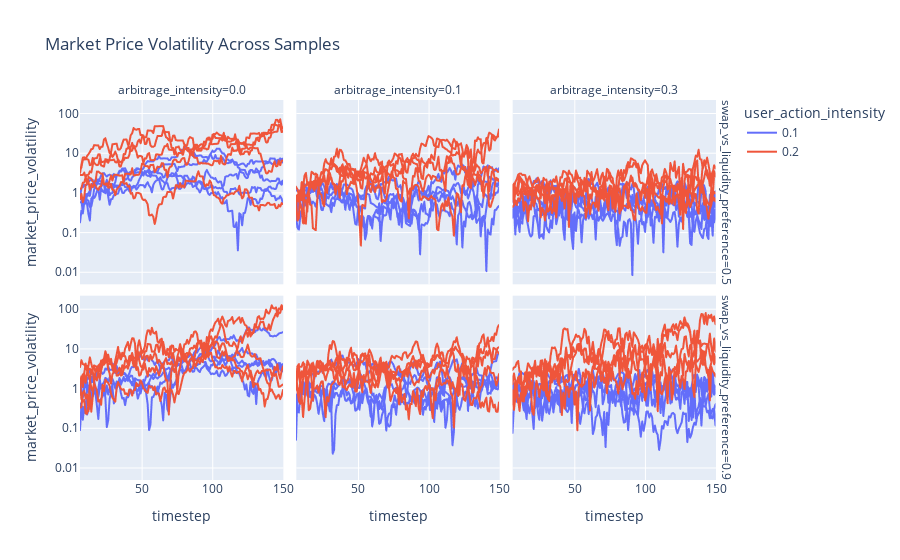

Here is the notebook cell this chart was saved with:
### Code cell
fig_df = results.query('timestep > 5')
fig = px.line(fig_df,
              x='timestep',
              y='market_price_volatility',
              line_group='run',
              facet_col='arbitrage_intensity',
              facet_row='swap_vs_liquidity_preference',
              color='user_action_intensity',
              log_y=True,
              title='Market Price Volatility Across Samples')
fig.show()

### Figure 1 — Plotly figure (JSON) as saved in the notebook; plotly's stock layout.template omitted (floating-point values rounded to 4 significant figures; data arrays with more than 128 entries replaced by an {"elided": "..."} marker saying what was removed)
{"data": [{"hovertemplate": "user_action_intensity=0.1<br>swap_vs_liquidity_preference=0.5<br>arbitrage_intensity=0.0<br>run=1<br>timestep=%{x}<br>market_price_volatility=%{y}<extra></extra>", "legendgroup": "0.1", "line": {"color": "#636efa", "dash": "solid"}, "mode": "lines", "name": "0.1", "showlegend": true, "type": "scattergl", "x": {"elided": "145 int values"}, "xaxis": "x4", "y": {"elided": "145 float values"}, "yaxis": "y4"}, {"hovertemplate": "user_action_intensity=0.1<br>swap_vs_liquidity_preference=0.5<br>arbitrage_intensity=0.0<br>run=2<br>timestep=%{x}<br>market_price_volatility=%{y}<extra></extra>", "legendgroup": "0.1", "line": {"color": "#636efa", "dash": "solid"}, "mode": "lines", "name": "0.1", "showlegend": false, "type": "scattergl", "x": {"elided": "145 int values"}, "xaxis": "x4", "y": {"elided": "145 float values"}, "yaxis": "y4"}, {"hovertemplate": "user_action_intensity=0.1<br>swap_vs_liquidity_preference=0.5<br>arbitrage_intensity=0.0<br>run=3<br>timestep=%{x}<br>market_price_volatility=%{y}<extra></extra>", "legendgroup": "0.1", "line": {"color": "#636efa", "dash": "solid"}, "mode": "lines", "name": "0.1", "showlegend": false, "type": "scattergl", "x": {"elided": "145 int values"}, "xaxis": "x4", "y": {"elided": "145 float values"}, "yaxis": "y4"}, {"hovertemplate": "user_action_intensity=0.1<br>swap_vs_liquidity_preference=0.5<br>arbitrage_intensity=0.0<br>run=4<br>timestep=%{x}<br>market_price_volatility=%{y}<extra></extra>", "legendgroup": "0.1", "line": {"color": "#636efa", "dash": "solid"}, "mode": "lines", "name": "0.1", "showlegend": false, "type": "scattergl", "x": {"elided": "145 int values"}, "xaxis": "x4", "y": {"elided": "145 float values"}, "yaxis": "y4"}, {"hovertemplate": "user_action_intensity=0.1<br>swap_vs_liquidity_preference=0.5<br>arbitrage_intensity=0.0<br>run=5<br>timestep=%{x}<br>market_price_volatility=%{y}<extra></extra>", "legendgroup": "0.1", "line": {"color": "#636efa", "dash": "solid"}, "mode": "lines", "name": "0.1", "showlegend": false, "type": "scattergl", "x": {"elided": "145 int values"}, "xaxis": "x4", "y": {"elided": "145 float values"}, "yaxis": "y4"}, {"hovertemplate": "user_action_intensity=0.1<br>swap_vs_liquidity_preference=0.5<br>arbitrage_intensity=0.1<br>run=1<br>timestep=%{x}<br>market_price_volatility=%{y}<extra></extra>", "legendgroup": "0.1", "line": {"color": "#636efa", "dash": "solid"}, "mode": "lines", "name": "0.1", "showlegend": false, "type": "scattergl", "x": {"elided": "145 int values"}, "xaxis": "x5", "y": {"elided": "145 float values"}, "yaxis": "y5"}, {"hovertemplate": "user_action_intensity=0.1<br>swap_vs_liquidity_preference=0.5<br>arbitrage_intensity=0.1<br>run=2<br>timestep=%{x}<br>market_price_volatility=%{y}<extra></extra>", "legendgroup": "0.1", "line": {"color": "#636efa", "dash": "solid"}, "mode": "lines", "name": "0.1", "showlegend": false, "type": "scattergl", "x": {"elided": "145 int values"}, "xaxis": "x5", "y": {"elided": "145 float values"}, "yaxis": "y5"}, {"hovertemplate": "user_action_intensity=0.1<br>swap_vs_liquidity_preference=0.5<br>arbitrage_intensity=0.1<br>run=3<br>timestep=%{x}<br>market_price_volatility=%{y}<extra></extra>", "legendgroup": "0.1", "line": {"color": "#636efa", "dash": "solid"}, "mode": "lines", "name": "0.1", "showlegend": false, "type": "scattergl", "x": {"elided": "145 int values"}, "xaxis": "x5", "y": {"elided": "145 float values"}, "yaxis": "y5"}, {"hovertemplate": "user_action_intensity=0.1<br>swap_vs_liquidity_preference=0.5<br>arbitrage_intensity=0.1<br>run=4<br>timestep=%{x}<br>market_price_volatility=%{y}<extra></extra>", "legendgroup": "0.1", "line": {"color": "#636efa", "dash": "solid"}, "mode": "lines", "name": "0.1", "showlegend": false, "type": "scattergl", "x": {"elided": "145 int values"}, "xaxis": "x5", "y": {"elided": "145 float values"}, "yaxis": "y5"}, {"hovertemplate": "user_action_intensity=0.1<br>swap_vs_liquidity_preference=0.5<br>arbitrage_intensity=0.1<br>run=5<br>timestep=%{x}<br>market_price_volatility=%{y}<extra></extra>", "legendgroup": "0.1", "line": {"color": "#636efa", "dash": "solid"}, "mode": "lines", "name": "0.1", "showlegend": false, "type": "scattergl", "x": {"elided": "145 int values"}, "xaxis": "x5", "y": {"elided": "145 float values"}, "yaxis": "y5"}, {"hovertemplate": "user_action_intensity=0.1<br>swap_vs_liquidity_preference=0.5<br>arbitrage_intensity=0.3<br>run=1<br>timestep=%{x}<br>market_price_volatility=%{y}<extra></extra>", "legendgroup": "0.1", "line": {"color": "#636efa", "dash": "solid"}, "mode": "lines", "name": "0.1", "showlegend": false, "type": "scattergl", "x": {"elided": "145 int values"}, "xaxis": "x6", "y": {"elided": "145 float values"}, "yaxis": "y6"}, {"hovertemplate": "user_action_intensity=0.1<br>swap_vs_liquidity_preference=0.5<br>arbitrage_intensity=0.3<br>run=2<br>timestep=%{x}<br>market_price_volatility=%{y}<extra></extra>", "legendgroup": "0.1", "line": {"color": "#636efa", "dash": "solid"}, "mode": "lines", "name": "0.1", "showlegend": false, "type": "scattergl", "x": {"elided": "145 int values"}, "xaxis": "x6", "y": {"elided": "145 float values"}, "yaxis": "y6"}, {"hovertemplate": "user_action_intensity=0.1<br>swap_vs_liquidity_preference=0.5<br>arbitrage_intensity=0.3<br>run=3<br>timestep=%{x}<br>market_price_volatility=%{y}<extra></extra>", "legendgroup": "0.1", "line": {"color": "#636efa", "dash": "solid"}, "mode": "lines", "name": "0.1", "showlegend": false, "type": "scattergl", "x": {"elided": "145 int values"}, "xaxis": "x6", "y": {"elided": "145 float values"}, "yaxis": "y6"}, {"hovertemplate": "user_action_intensity=0.1<br>swap_vs_liquidity_preference=0.5<br>arbitrage_intensity=0.3<br>run=4<br>timestep=%{x}<br>market_price_volatility=%{y}<extra></extra>", "legendgroup": "0.1", "line": {"color": "#636efa", "dash": "solid"}, "mode": "lines", "name": "0.1", "showlegend": false, "type": "scattergl", "x": {"elided": "145 int values"}, "xaxis": "x6", "y": {"elided": "145 float values"}, "yaxis": "y6"}, {"hovertemplate": "user_action_intensity=0.1<br>swap_vs_liquidity_preference=0.5<br>arbitrage_intensity=0.3<br>run=5<br>timestep=%{x}<br>market_price_volatility=%{y}<extra></extra>", "legendgroup": "0.1", "line": {"color": "#636efa", "dash": "solid"}, "mode": "lines", "name": "0.1", "showlegend": false, "type": "scattergl", "x": {"elided": "145 int values"}, "xaxis": "x6", "y": {"elided": "145 float values"}, "yaxis": "y6"}, {"hovertemplate": "user_action_intensity=0.1<br>swap_vs_liquidity_preference=0.9<br>arbitrage_intensity=0.0<br>run=1<br>timestep=%{x}<br>market_price_volatility=%{y}<extra></extra>", "legendgroup": "0.1", "line": {"color": "#636efa", "dash": "solid"}, "mode": "lines", "name": "0.1", "showlegend": false, "type": "scattergl", "x": {"elided": "145 int values"}, "xaxis": "x", "y": {"elided": "145 float values"}, "yaxis": "y"}, {"hovertemplate": "user_action_intensity=0.1<br>swap_vs_liquidity_preference=0.9<br>arbitrage_intensity=0.0<br>run=2<br>timestep=%{x}<br>market_price_volatility=%{y}<extra></extra>", "legendgroup": "0.1", "line": {"color": "#636efa", "dash": "solid"}, "mode": "lines", "name": "0.1", "showlegend": false, "type": "scattergl", "x": {"elided": "145 int values"}, "xaxis": "x", "y": {"elided": "145 float values"}, "yaxis": "y"}, {"hovertemplate": "user_action_intensity=0.1<br>swap_vs_liquidity_preference=0.9<br>arbitrage_intensity=0.0<br>run=3<br>timestep=%{x}<br>market_price_volatility=%{y}<extra></extra>", "legendgroup": "0.1", "line": {"color": "#636efa", "dash": "solid"}, "mode": "lines", "name": "0.1", "showlegend": false, "type": "scattergl", "x": {"elided": "145 int values"}, "xaxis": "x", "y": {"elided": "145 float values"}, "yaxis": "y"}, {"hovertemplate": "user_action_intensity=0.1<br>swap_vs_liquidity_preference=0.9<br>arbitrage_intensity=0.0<br>run=4<br>timestep=%{x}<br>market_price_volatility=%{y}<extra></extra>", "legendgroup": "0.1", "line": {"color": "#636efa", "dash": "solid"}, "mode": "lines", "name": "0.1", "showlegend": false, "type": "scattergl", "x": {"elided": "145 int values"}, "xaxis": "x", "y": {"elided": "145 float values"}, "yaxis": "y"}, {"hovertemplate": "user_action_intensity=0.1<br>swap_vs_liquidity_preference=0.9<br>arbitrage_intensity=0.0<br>run=5<br>timestep=%{x}<br>market_price_volatility=%{y}<extra></extra>", "legendgroup": "0.1", "line": {"color": "#636efa", "dash": "solid"}, "mode": "lines", "name": "0.1", "showlegend": false, "type": "scattergl", "x": {"elided": "145 int values"}, "xaxis": "x", "y": {"elided": "145 float values"}, "yaxis": "y"}, {"hovertemplate": "user_action_intensity=0.1<br>swap_vs_liquidity_preference=0.9<br>arbitrage_intensity=0.1<br>run=1<br>timestep=%{x}<br>market_price_volatility=%{y}<extra></extra>", "legendgroup": "0.1", "line": {"color": "#636efa", "dash": "solid"}, "mode": "lines", "name": "0.1", "showlegend": false, "type": "scattergl", "x": {"elided": "145 int values"}, "xaxis": "x2", "y": {"elided": "145 float values"}, "yaxis": "y2"}, {"hovertemplate": "user_action_intensity=0.1<br>swap_vs_liquidity_preference=0.9<br>arbitrage_intensity=0.1<br>run=2<br>timestep=%{x}<br>market_price_volatility=%{y}<extra></extra>", "legendgroup": "0.1", "line": {"color": "#636efa", "dash": "solid"}, "mode": "lines", "name": "0.1", "showlegend": false, "type": "scattergl", "x": {"elided": "145 int values"}, "xaxis": "x2", "y": {"elided": "145 float values"}, "yaxis": "y2"}, {"hovertemplate": "user_action_intensity=0.1<br>swap_vs_liquidity_preference=0.9<br>arbitrage_intensity=0.1<br>run=3<br>timestep=%{x}<br>market_price_volatility=%{y}<extra></extra>", "legendgroup": "0.1", "line": {"color": "#636efa", "dash": "solid"}, "mode": "lines", "name": "0.1", "showlegend": false, "type": "scattergl", "x": {"elided": "145 int values"}, "xaxis": "x2", "y": {"elided": "145 float values"}, "yaxis": "y2"}, {"hovertemplate": "user_action_intensity=0.1<br>swap_vs_liquidity_preference=0.9<br>arbitrage_intensity=0.1<br>run=4<br>timestep=%{x}<br>market_price_volatility=%{y}<extra></extra>", "legendgroup": "0.1", "line": {"color": "#636efa", "dash": "solid"}, "mode": "lines", "name": "0.1", "showlegend": false, "type": "scattergl", "x": {"elided": "145 int values"}, "xaxis": "x2", "y": {"elided": "145 float values"}, "yaxis": "y2"}, {"hovertemplate": "user_action_intensity=0.1<br>swap_vs_liquidity_preference=0.9<br>arbitrage_intensity=0.1<br>run=5<br>timestep=%{x}<br>market_price_volatility=%{y}<extra></extra>", "legendgroup": "0.1", "line": {"color": "#636efa", "dash": "solid"}, "mode": "lines", "name": "0.1", "showlegend": false, "type": "scattergl", "x": {"elided": "145 int values"}, "xaxis": "x2", "y": {"elided": "145 float values"}, "yaxis": "y2"}, {"hovertemplate": "user_action_intensity=0.1<br>swap_vs_liquidity_preference=0.9<br>arbitrage_intensity=0.3<br>run=1<br>timestep=%{x}<br>market_price_volatility=%{y}<extra></extra>", "legendgroup": "0.1", "line": {"color": "#636efa", "dash": "solid"}, "mode": "lines", "name": "0.1", "showlegend": false, "type": "scattergl", "x": {"elided": "145 int values"}, "xaxis": "x3", "y": {"elided": "145 float values"}, "yaxis": "y3"}, {"hovertemplate": "user_action_intensity=0.1<br>swap_vs_liquidity_preference=0.9<br>arbitrage_intensity=0.3<br>run=2<br>timestep=%{x}<br>market_price_volatility=%{y}<extra></extra>", "legendgroup": "0.1", "line": {"color": "#636efa", "dash": "solid"}, "mode": "lines", "name": "0.1", "showlegend": false, "type": "scattergl", "x": {"elided": "145 int values"}, "xaxis": "x3", "y": {"elided": "145 float values"}, "yaxis": "y3"}, {"hovertemplate": "user_action_intensity=0.1<br>swap_vs_liquidity_preference=0.9<br>arbitrage_intensity=0.3<br>run=3<br>timestep=%{x}<br>market_price_volatility=%{y}<extra></extra>", "legendgroup": "0.1", "line": {"color": "#636efa", "dash": "solid"}, "mode": "lines", "name": "0.1", "showlegend": false, "type": "scattergl", "x": {"elided": "145 int values"}, "xaxis": "x3", "y": {"elided": "145 float values"}, "yaxis": "y3"}, {"hovertemplate": "user_action_intensity=0.1<br>swap_vs_liquidity_preference=0.9<br>arbitrage_intensity=0.3<br>run=4<br>timestep=%{x}<br>market_price_volatility=%{y}<extra></extra>", "legendgroup": "0.1", "line": {"color": "#636efa", "dash": "solid"}, "mode": "lines", "name": "0.1", "showlegend": false, "type": "scattergl", "x": {"elided": "145 int values"}, "xaxis": "x3", "y": {"elided": "145 float values"}, "yaxis": "y3"}, {"hovertemplate": "user_action_intensity=0.1<br>swap_vs_liquidity_preference=0.9<br>arbitrage_intensity=0.3<br>run=5<br>timestep=%{x}<br>market_price_volatility=%{y}<extra></extra>", "legendgroup": "0.1", "line": {"color": "#636efa", "dash": "solid"}, "mode": "lines", "name": "0.1", "showlegend": false, "type": "scattergl", "x": {"elided": "145 int values"}, "xaxis": "x3", "y": {"elided": "145 float values"}, "yaxis": "y3"}, {"hovertemplate": "user_action_intensity=0.2<br>swap_vs_liquidity_preference=0.5<br>arbitrage_intensity=0.0<br>run=1<br>timestep=%{x}<br>market_price_volatility=%{y}<extra></extra>", "legendgroup": "0.2", "line": {"color": "#EF553B", "dash": "solid"}, "mode": "lines", "name": "0.2", "showlegend": true, "type": "scattergl", "x": {"elided": "145 int values"}, "xaxis": "x4", "y": {"elided": "145 float values"}, "yaxis": "y4"}, {"hovertemplate": "user_action_intensity=0.2<br>swap_vs_liquidity_preference=0.5<br>arbitrage_intensity=0.0<br>run=2<br>timestep=%{x}<br>market_price_volatility=%{y}<extra></extra>", "legendgroup": "0.2", "line": {"color": "#EF553B", "dash": "solid"}, "mode": "lines", "name": "0.2", "showlegend": false, "type": "scattergl", "x": {"elided": "145 int values"}, "xaxis": "x4", "y": {"elided": "145 float values"}, "yaxis": "y4"}, {"hovertemplate": "user_action_intensity=0.2<br>swap_vs_liquidity_preference=0.5<br>arbitrage_intensity=0.0<br>run=3<br>timestep=%{x}<br>market_price_volatility=%{y}<extra></extra>", "legendgroup": "0.2", "line": {"color": "#EF553B", "dash": "solid"}, "mode": "lines", "name": "0.2", "showlegend": false, "type": "scattergl", "x": {"elided": "145 int values"}, "xaxis": "x4", "y": {"elided": "145 float values"}, "yaxis": "y4"}, {"hovertemplate": "user_action_intensity=0.2<br>swap_vs_liquidity_preference=0.5<br>arbitrage_intensity=0.0<br>run=4<br>timestep=%{x}<br>market_price_volatility=%{y}<extra></extra>", "legendgroup": "0.2", "line": {"color": "#EF553B", "dash": "solid"}, "mode": "lines", "name": "0.2", "showlegend": false, "type": "scattergl", "x": {"elided": "145 int values"}, "xaxis": "x4", "y": {"elided": "145 float values"}, "yaxis": "y4"}, {"hovertemplate": "user_action_intensity=0.2<br>swap_vs_liquidity_preference=0.5<br>arbitrage_intensity=0.0<br>run=5<br>timestep=%{x}<br>market_price_volatility=%{y}<extra></extra>", "legendgroup": "0.2", "line": {"color": "#EF553B", "dash": "solid"}, "mode": "lines", "name": "0.2", "showlegend": false, "type": "scattergl", "x": {"elided": "145 int values"}, "xaxis": "x4", "y": {"elided": "145 float values"}, "yaxis": "y4"}, {"hovertemplate": "user_action_intensity=0.2<br>swap_vs_liquidity_preference=0.5<br>arbitrage_intensity=0.1<br>run=1<br>timestep=%{x}<br>market_price_volatility=%{y}<extra></extra>", "legendgroup": "0.2", "line": {"color": "#EF553B", "dash": "solid"}, "mode": "lines", "name": "0.2", "showlegend": false, "type": "scattergl", "x": {"elided": "145 int values"}, "xaxis": "x5", "y": {"elided": "145 float values"}, "yaxis": "y5"}, {"hovertemplate": "user_action_intensity=0.2<br>swap_vs_liquidity_preference=0.5<br>arbitrage_intensity=0.1<br>run=2<br>timestep=%{x}<br>market_price_volatility=%{y}<extra></extra>", "legendgroup": "0.2", "line": {"color": "#EF553B", "dash": "solid"}, "mode": "lines", "name": "0.2", "showlegend": false, "type": "scattergl", "x": {"elided": "145 int values"}, "xaxis": "x5", "y": {"elided": "145 float values"}, "yaxis": "y5"}, {"hovertemplate": "user_action_intensity=0.2<br>swap_vs_liquidity_preference=0.5<br>arbitrage_intensity=0.1<br>run=3<br>timestep=%{x}<br>market_price_volatility=%{y}<extra></extra>", "legendgroup": "0.2", "line": {"color": "#EF553B", "dash": "solid"}, "mode": "lines", "name": "0.2", "showlegend": false, "type": "scattergl", "x": {"elided": "145 int values"}, "xaxis": "x5", "y": {"elided": "145 float values"}, "yaxis": "y5"}, {"hovertemplate": "user_action_intensity=0.2<br>swap_vs_liquidity_preference=0.5<br>arbitrage_intensity=0.1<br>run=4<br>timestep=%{x}<br>market_price_volatility=%{y}<extra></extra>", "legendgroup": "0.2", "line": {"color": "#EF553B", "dash": "solid"}, "mode": "lines", "name": "0.2", "showlegend": false, "type": "scattergl", "x": {"elided": "145 int values"}, "xaxis": "x5", "y": {"elided": "145 float values"}, "yaxis": "y5"}, {"hovertemplate": "user_action_intensity=0.2<br>swap_vs_liquidity_preference=0.5<br>arbitrage_intensity=0.1<br>run=5<br>timestep=%{x}<br>market_price_volatility=%{y}<extra></extra>", "legendgroup": "0.2", "line": {"color": "#EF553B", "dash": "solid"}, "mode": "lines", "name": "0.2", "showlegend": false, "type": "scattergl", "x": {"elided": "145 int values"}, "xaxis": "x5", "y": {"elided": "145 float values"}, "yaxis": "y5"}, {"hovertemplate": "user_action_intensity=0.2<br>swap_vs_liquidity_preference=0.5<br>arbitrage_intensity=0.3<br>run=1<br>timestep=%{x}<br>market_price_volatility=%{y}<extra></extra>", "legendgroup": "0.2", "line": {"color": "#EF553B", "dash": "solid"}, "mode": "lines", "name": "0.2", "showlegend": false, "type": "scattergl", "x": {"elided": "145 int values"}, "xaxis": "x6", "y": {"elided": "145 float values"}, "yaxis": "y6"}, {"hovertemplate": "user_action_intensity=0.2<br>swap_vs_liquidity_preference=0.5<br>arbitrage_intensity=0.3<br>run=2<br>timestep=%{x}<br>market_price_volatility=%{y}<extra></extra>", "legendgroup": "0.2", "line": {"color": "#EF553B", "dash": "solid"}, "mode": "lines", "name": "0.2", "showlegend": false, "type": "scattergl", "x": {"elided": "145 int values"}, "xaxis": "x6", "y": {"elided": "145 float values"}, "yaxis": "y6"}, {"hovertemplate": "user_action_intensity=0.2<br>swap_vs_liquidity_preference=0.5<br>arbitrage_intensity=0.3<br>run=3<br>timestep=%{x}<br>market_price_volatility=%{y}<extra></extra>", "legendgroup": "0.2", "line": {"color": "#EF553B", "dash": "solid"}, "mode": "lines", "name": "0.2", "showlegend": false, "type": "scattergl", "x": {"elided": "145 int values"}, "xaxis": "x6", "y": {"elided": "145 float values"}, "yaxis": "y6"}, {"hovertemplate": "user_action_intensity=0.2<br>swap_vs_liquidity_preference=0.5<br>arbitrage_intensity=0.3<br>run=4<br>timestep=%{x}<br>market_price_volatility=%{y}<extra></extra>", "legendgroup": "0.2", "line": {"color": "#EF553B", "dash": "solid"}, "mode": "lines", "name": "0.2", "showlegend": false, "type": "scattergl", "x": {"elided": "145 int values"}, "xaxis": "x6", "y": {"elided": "145 float values"}, "yaxis": "y6"}, {"hovertemplate": "user_action_intensity=0.2<br>swap_vs_liquidity_preference=0.5<br>arbitrage_intensity=0.3<br>run=5<br>timestep=%{x}<br>market_price_volatility=%{y}<extra></extra>", "legendgroup": "0.2", "line": {"color": "#EF553B", "dash": "solid"}, "mode": "lines", "name": "0.2", "showlegend": false, "type": "scattergl", "x": {"elided": "145 int values"}, "xaxis": "x6", "y": {"elided": "145 float values"}, "yaxis": "y6"}, {"hovertemplate": "user_action_intensity=0.2<br>swap_vs_liquidity_preference=0.9<br>arbitrage_intensity=0.0<br>run=1<br>timestep=%{x}<br>market_price_volatility=%{y}<extra></extra>", "legendgroup": "0.2", "line": {"color": "#EF553B", "dash": "solid"}, "mode": "lines", "name": "0.2", "showlegend": false, "type": "scattergl", "x": {"elided": "145 int values"}, "xaxis": "x", "y": {"elided": "145 float values"}, "yaxis": "y"}, {"hovertemplate": "user_action_intensity=0.2<br>swap_vs_liquidity_preference=0.9<br>arbitrage_intensity=0.0<br>run=2<br>timestep=%{x}<br>market_price_volatility=%{y}<extra></extra>", "legendgroup": "0.2", "line": {"color": "#EF553B", "dash": "solid"}, "mode": "lines", "name": "0.2", "showlegend": false, "type": "scattergl", "x": {"elided": "145 int values"}, "xaxis": "x", "y": {"elided": "145 float values"}, "yaxis": "y"}, {"hovertemplate": "user_action_intensity=0.2<br>swap_vs_liquidity_preference=0.9<br>arbitrage_intensity=0.0<br>run=3<br>timestep=%{x}<br>market_price_volatility=%{y}<extra></extra>", "legendgroup": "0.2", "line": {"color": "#EF553B", "dash": "solid"}, "mode": "lines", "name": "0.2", "showlegend": false, "type": "scattergl", "x": {"elided": "145 int values"}, "xaxis": "x", "y": {"elided": "145 float values"}, "yaxis": "y"}, {"hovertemplate": "user_action_intensity=0.2<br>swap_vs_liquidity_preference=0.9<br>arbitrage_intensity=0.0<br>run=4<br>timestep=%{x}<br>market_price_volatility=%{y}<extra></extra>", "legendgroup": "0.2", "line": {"color": "#EF553B", "dash": "solid"}, "mode": "lines", "name": "0.2", "showlegend": false, "type": "scattergl", "x": {"elided": "145 int values"}, "xaxis": "x", "y": {"elided": "145 float values"}, "yaxis": "y"}, {"hovertemplate": "user_action_intensity=0.2<br>swap_vs_liquidity_preference=0.9<br>arbitrage_intensity=0.0<br>run=5<br>timestep=%{x}<br>market_price_volatility=%{y}<extra></extra>", "legendgroup": "0.2", "line": {"color": "#EF553B", "dash": "solid"}, "mode": "lines", "name": "0.2", "showlegend": false, "type": "scattergl", "x": {"elided": "145 int values"}, "xaxis": "x", "y": {"elided": "145 float values"}, "yaxis": "y"}, {"hovertemplate": "user_action_intensity=0.2<br>swap_vs_liquidity_preference=0.9<br>arbitrage_intensity=0.1<br>run=1<br>timestep=%{x}<br>market_price_volatility=%{y}<extra></extra>", "legendgroup": "0.2", "line": {"color": "#EF553B", "dash": "solid"}, "mode": "lines", "name": "0.2", "showlegend": false, "type": "scattergl", "x": {"elided": "145 int values"}, "xaxis": "x2", "y": {"elided": "145 float values"}, "yaxis": "y2"}, {"hovertemplate": "user_action_intensity=0.2<br>swap_vs_liquidity_preference=0.9<br>arbitrage_intensity=0.1<br>run=2<br>timestep=%{x}<br>market_price_volatility=%{y}<extra></extra>", "legendgroup": "0.2", "line": {"color": "#EF553B", "dash": "solid"}, "mode": "lines", "name": "0.2", "showlegend": false, "type": "scattergl", "x": {"elided": "145 int values"}, "xaxis": "x2", "y": {"elided": "145 float values"}, "yaxis": "y2"}, {"hovertemplate": "user_action_intensity=0.2<br>swap_vs_liquidity_preference=0.9<br>arbitrage_intensity=0.1<br>run=3<br>timestep=%{x}<br>market_price_volatility=%{y}<extra></extra>", "legendgroup": "0.2", "line": {"color": "#EF553B", "dash": "solid"}, "mode": "lines", "name": "0.2", "showlegend": false, "type": "scattergl", "x": {"elided": "145 int values"}, "xaxis": "x2", "y": {"elided": "145 float values"}, "yaxis": "y2"}, {"hovertemplate": "user_action_intensity=0.2<br>swap_vs_liquidity_preference=0.9<br>arbitrage_intensity=0.1<br>run=4<br>timestep=%{x}<br>market_price_volatility=%{y}<extra></extra>", "legendgroup": "0.2", "line": {"color": "#EF553B", "dash": "solid"}, "mode": "lines", "name": "0.2", "showlegend": false, "type": "scattergl", "x": {"elided": "145 int values"}, "xaxis": "x2", "y": {"elided": "145 float values"}, "yaxis": "y2"}, {"hovertemplate": "user_action_intensity=0.2<br>swap_vs_liquidity_preference=0.9<br>arbitrage_intensity=0.1<br>run=5<br>timestep=%{x}<br>market_price_volatility=%{y}<extra></extra>", "legendgroup": "0.2", "line": {"color": "#EF553B", "dash": "solid"}, "mode": "lines", "name": "0.2", "showlegend": false, "type": "scattergl", "x": {"elided": "145 int values"}, "xaxis": "x2", "y": {"elided": "145 float values"}, "yaxis": "y2"}, {"hovertemplate": "user_action_intensity=0.2<br>swap_vs_liquidity_preference=0.9<br>arbitrage_intensity=0.3<br>run=1<br>timestep=%{x}<br>market_price_volatility=%{y}<extra></extra>", "legendgroup": "0.2", "line": {"color": "#EF553B", "dash": "solid"}, "mode": "lines", "name": "0.2", "showlegend": false, "type": "scattergl", "x": {"elided": "145 int values"}, "xaxis": "x3", "y": {"elided": "145 float values"}, "yaxis": "y3"}, {"hovertemplate": "user_action_intensity=0.2<br>swap_vs_liquidity_preference=0.9<br>arbitrage_intensity=0.3<br>run=2<br>timestep=%{x}<br>market_price_volatility=%{y}<extra></extra>", "legendgroup": "0.2", "line": {"color": "#EF553B", "dash": "solid"}, "mode": "lines", "name": "0.2", "showlegend": false, "type": "scattergl", "x": {"elided": "145 int values"}, "xaxis": "x3", "y": {"elided": "145 float values"}, "yaxis": "y3"}, {"hovertemplate": "user_action_intensity=0.2<br>swap_vs_liquidity_preference=0.9<br>arbitrage_intensity=0.3<br>run=3<br>timestep=%{x}<br>market_price_volatility=%{y}<extra></extra>", "legendgroup": "0.2", "line": {"color": "#EF553B", "dash": "solid"}, "mode": "lines", "name": "0.2", "showlegend": false, "type": "scattergl", "x": {"elided": "145 int values"}, "xaxis": "x3", "y": {"elided": "145 float values"}, "yaxis": "y3"}, {"hovertemplate": "user_action_intensity=0.2<br>swap_vs_liquidity_preference=0.9<br>arbitrage_intensity=0.3<br>run=4<br>timestep=%{x}<br>market_price_volatility=%{y}<extra></extra>", "legendgroup": "0.2", "line": {"color": "#EF553B", "dash": "solid"}, "mode": "lines", "name": "0.2", "showlegend": false, "type": "scattergl", "x": {"elided": "145 int values"}, "xaxis": "x3", "y": {"elided": "145 float values"}, "yaxis": "y3"}, {"hovertemplate": "user_action_intensity=0.2<br>swap_vs_liquidity_preference=0.9<br>arbitrage_intensity=0.3<br>run=5<br>timestep=%{x}<br>market_price_volatility=%{y}<extra></extra>", "legendgroup": "0.2", "line": {"color": "#EF553B", "dash": "solid"}, "mode": "lines", "name": "0.2", "showlegend": false, "type": "scattergl", "x": {"elided": "145 int values"}, "xaxis": "x3", "y": {"elided": "145 float values"}, "yaxis": "y3"}], "layout": {"annotations": [{"font": {}, "showarrow": false, "text": "arbitrage_intensity=0.0", "x": 0.1567, "xanchor": "center", "xref": "paper", "y": 1, "yanchor": "bottom", "yref": "paper"}, {"font": {}, "showarrow": false, "text": "arbitrage_intensity=0.1", "x": 0.49, "xanchor": "center", "xref": "paper", "y": 1, "yanchor": "bottom", "yref": "paper"}, {"font": {}, "showarrow": false, "text": "arbitrage_intensity=0.3", "x": 0.8233, "xanchor": "center", "xref": "paper", "y": 1, "yanchor": "bottom", "yref": "paper"}, {"font": {}, "showarrow": false, "text": "swap_vs_liquidity_preference=0.9", "textangle": 90, "x": 0.98, "xanchor": "left", "xref": "paper", "y": 0.2425, "yanchor": "middle", "yref": "paper"}, {"font": {}, "showarrow": false, "text": "swap_vs_liquidity_preference=0.5", "textangle": 90, "x": 0.98, "xanchor": "left", "xref": "paper", "y": 0.7575, "yanchor": "middle", "yref": "paper"}], "legend": {"title": {"text": "user_action_intensity"}, "tracegroupgap": 0}, "title": {"text": "Market Price Volatility Across Samples"}, "xaxis": {"anchor": "y", "domain": [0, 0.3133], "title": {"text": "timestep"}}, "xaxis2": {"anchor": "y2", "domain": [0.3333, 0.6467], "matches": "x", "title": {"text": "timestep"}}, "xaxis3": {"anchor": "y3", "domain": [0.6667, 0.98], "matches": "x", "title": {"text": "timestep"}}, "xaxis4": {"anchor": "y4", "domain": [0, 0.3133], "matches": "x", "showticklabels": false}, "xaxis5": {"anchor": "y5", "domain": [0.3333, 0.6467], "matches": "x", "showticklabels": false}, "xaxis6": {"anchor": "y6", "domain": [0.6667, 0.98], "matches": "x", "showticklabels": false}, "yaxis": {"anchor": "x", "domain": [0, 0.485], "title": {"text": "market_price_volatility"}, "type": "log"}, "yaxis2": {"anchor": "x2", "domain": [0, 0.485], "matches": "y", "showticklabels": false, "type": "log"}, "yaxis3": {"anchor": "x3", "domain": [0, 0.485], "matches": "y", "showticklabels": false, "type": "log"}, "yaxis4": {"anchor": "x4", "domain": [0.515, 1], "matches": "y", "title": {"text": "market_price_volatility"}, "type": "log"}, "yaxis5": {"anchor": "x5", "domain": [0.515, 1], "matches": "y", "showticklabels": false, "type": "log"}, "yaxis6": {"anchor": "x6", "domain": [0.515, 1], "matches": "y", "showticklabels": false, "type": "log"}}}
